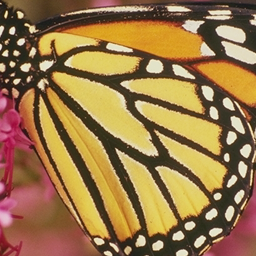
#> input picture butterfly.png, 256 x 256 px
$ python motion.py
#> lines starting #> are read from the running program, lines starting #| are printed output that depends on the picture
import numpy as np
import cv2
from skimage import img_as_ubyte
import matplotlib.pyplot as plt

# f(x,y), input image in spatial domain
f = cv2.imread('./../butterfly.png',0)
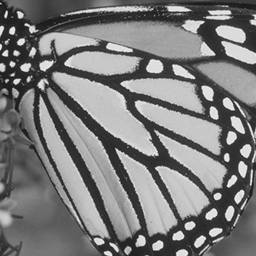
#> f: shape (256, 256); min 19, max 244, mean 123.5

f = f/f.max() # normalize

# F(u,v), image in frequency domain
F = np.fft.fft2(f)

plt.imshow(np.log1p(np.abs(F)), cmap='gray')
plt.axis('off')
plt.show()
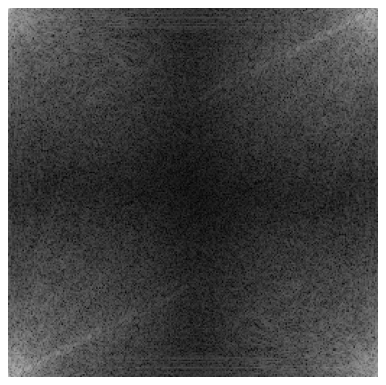
#> figure drawn by matplotlib, 1 panel

# H(u,v), motion blur function in frequency domain
# Create matrix H (motion blur function H(u,v))
M,N = F.shape
#> M = 256; N = 256
H = np.zeros((M+1,N+1), dtype=np.complex128) # +1 to avoid zero division

# Motion blur parameters
T = 0.5 # duration of exposure
a = 0 # vertical motion
b = 0.05 # horizontal motion

# Fill matrix H
for u in range(1,M+1):
    for v in range(1,N+1):
        s = np.pi*(u*a + v*b)
        H[u,v] = (T/s) * np.sin(s) * np.exp(-1j*s)

# index slicing
H = H[1:,1:]

plt.imshow(np.log1p(np.abs(H)), cmap='gray')
plt.axis('off')
plt.show()
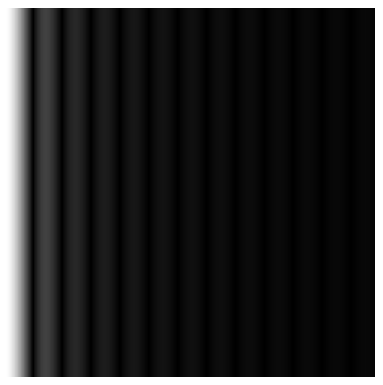
#> figure drawn by matplotlib, 1 panel

# G(u,v), blurred image in frequency domain
G = H * F

plt.imshow(np.log1p(np.abs(G)), cmap='gray')
plt.axis('off')
plt.show()
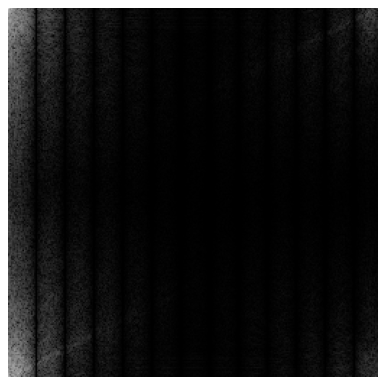
#> figure drawn by matplotlib, 1 panel

# g(x,y), blurred image in spatial domain
g = np.fft.ifft2(G)
g = np.abs(g)
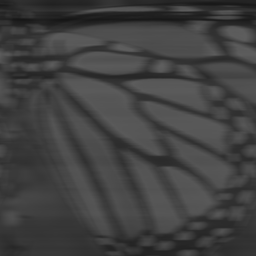
#> g: shape (256, 256) float64; min 0.0891, max 0.373, mean 0.256

g = img_as_ubyte(g) # if you want to save the image

# display the result
cv2.imshow('original', f)
cv2.imshow('blur', g)
cv2.waitKey(0)
cv2.destroyAllWindows()
